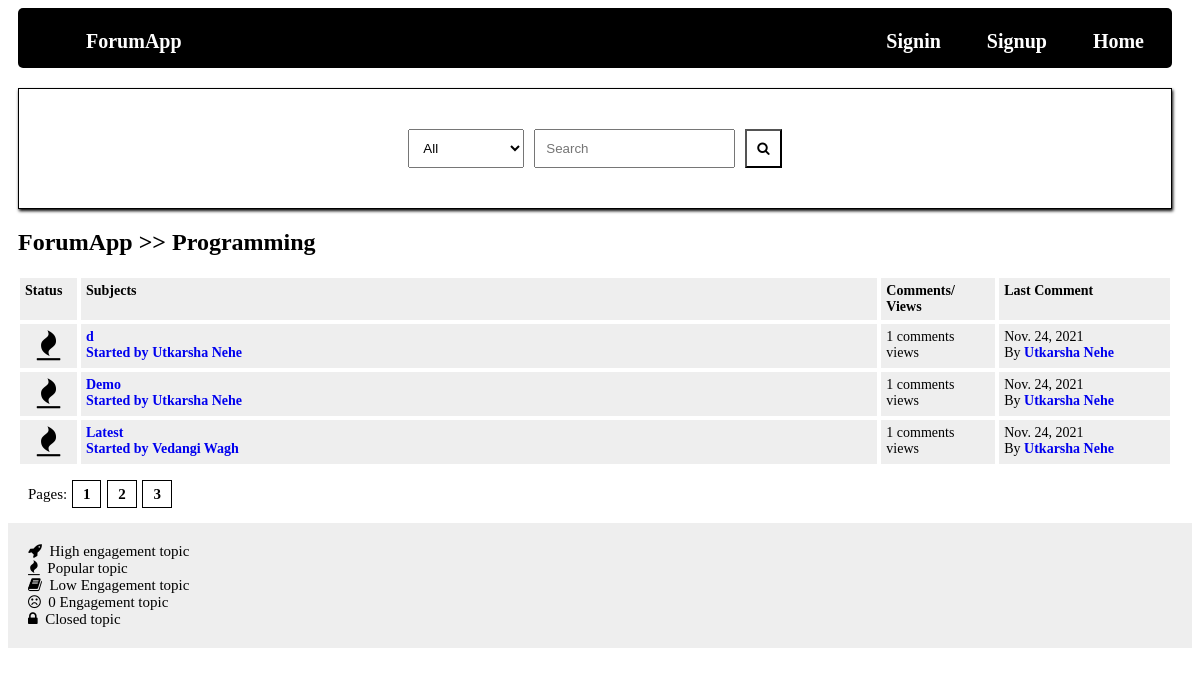
The app's page /posts/programming/, older data.
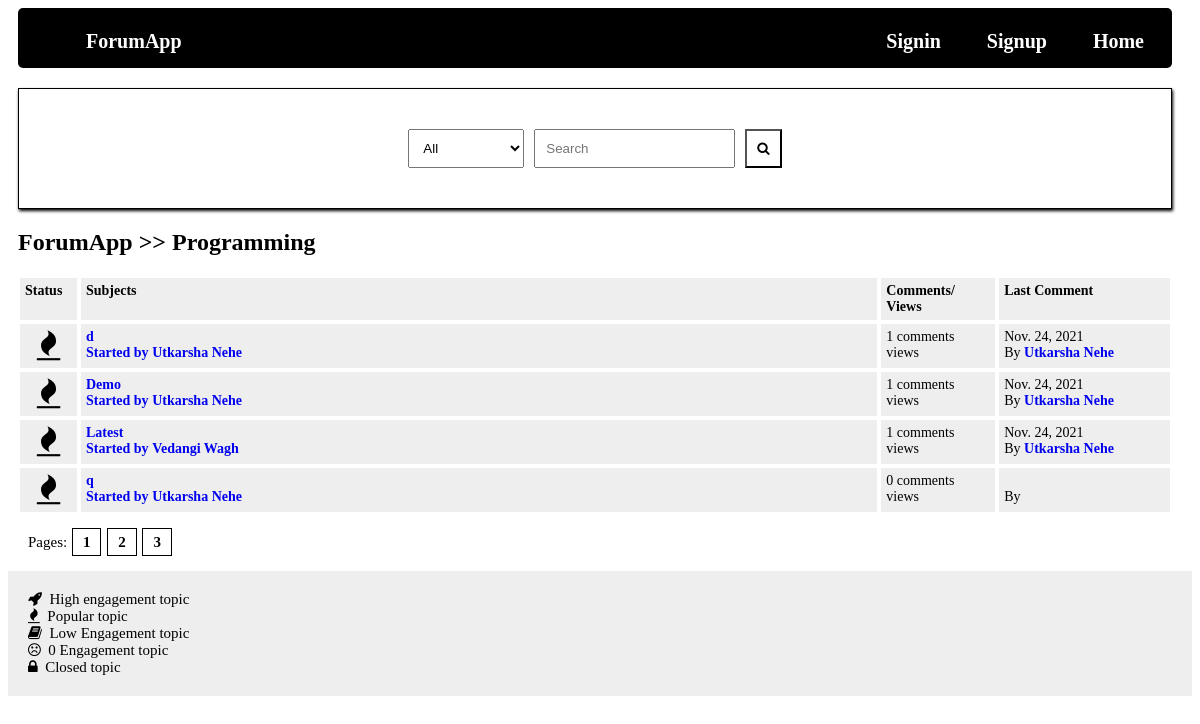
The same page, newer data.
### online_forum/models.py (models this page shows, shortened)
class Category(models.Model):
    title = models.CharField(max_length=100)
    slug = models.SlugField(max_length=200, unique=True, blank=True)
    description = models.TextField(default="Description")
    class Meta:
        verbose_name_plural = "Categories"
    def get_url(self):
        return reverse("posts", kwargs={
            'slug': self.slug
        })

class Post(models.Model):
    title = models.CharField(max_length=1000)
    slug = models.SlugField(max_length=1500, unique=True, blank=True)
    author = models.ForeignKey(Author, on_delete=models.CASCADE)
    content = HTMLField()
    categories = models.ManyToManyField(Category)
    timestamp = models.DateTimeField(auto_now_add=True)
    approved = models.BooleanField(default=False)
    hit_count_generic = GenericRelation(HitCount, object_id_field='object_pk',
                                        related_query_name='hit_count_generic_relation')
    tags = TaggableManager()
    comments = models.ManyToManyField(Comment, blank=True)
    def get_url(self):
        return reverse("post-detail", kwargs={
            'slug': self.slug
        })
    @property
    def number_of_comments(self):
        return self.comments.count()
    @property
    def last_comment(self):
        return self.comments.latest('timestamp')

class Author(models.Model):
    user = models.ForeignKey(User, on_delete=models.CASCADE)
    full_name = models.CharField(max_length=255, blank=True)
    slug = models.SlugField(max_length=512, unique=True, blank=True)
    bio = HTMLField()
    points = models.IntegerField(default=0)
    profile_pic = ResizedImageField(size=[50, 80], quality=100, upload_to='authors', default=None, blank=False)

class Comment(models.Model):
    user = models.ForeignKey(Author, on_delete=models.CASCADE)
    content = models.TextField()
    timestamp = models.DateTimeField(auto_now_add=True)
    replies = models.ManyToManyField(Reply, blank=True)

### online_forum/views.py (the view)
# urls.py: path('posts/<slug>/', views.show_posts, name='posts'),
def show_posts(request, slug):
    category = get_object_or_404(Category, slug=slug)
    posts = Post.objects.filter(approved=True, categories=category)
    context = {
        'posts': posts,
        'forum': category,
    }
    return render(request, 'posts.html', context)

### templates/posts.html
{% extends 'base.html' %}
{% load hitcount_tags %}
{% block content %}
    <div class="container">
        <div class="forum-navigation">
            <span>
                <a href="{% url 'index' %}">ForumApp</a> >>
                <a href="{{ forum.get_url }}">{{ forum.title }}</a>
            </span>
        </div>
        <div class="posts-table">
            <div class="table-heading">
                <div class="status">Status</div>
                <div class="subjects">Subjects</div>
                <div class="replies">Comments/<br/>Views</div>
                <div class="last-reply">Last Comment</div>
            </div>
            <div class="table-body">
                {% for post in posts %}
                <div class="table-row">
                    <div class="status"><i class="fa fa-fire"></i></div>
                    <div class="subjects">
                        <a href="{{ post.get_url }}">{{ post.title }}<br>
                        <span>Started by <b><a href="#">{{ post.author.full_name|title }}</a></b></span>
                    </div>
                    <div class="replies">
                        {{ post.number_of_comments }} comments <br/> {% get_hit_count for post %} views
                    </div>
                    <div class="last-reply">
                        {{ post.last_comment.timestamp|date }}
                        <br/>
                        By <b><a href="#">{{ post.last_comment.user.full_name|title }}</a></b>
                    </div>
                </div>
                {% endfor %}
            </div>
        </div>
    </div>
    <div class="pagination">
        <pagination>
            Pages:
            <a href="#">1</a>
            <a href="#">2</a>
            <a href="#">3</a>
        </pagination>
    </div>
    <div class="status-note">
            <span>
                <i class="fa fa-rocket"></i> &nbsp;High engagement topic
            </span>
            <br/>
            <span>
                <i class="fa fa-fire"></i> &nbsp;Popular topic
            </span>
            <br/>
            <span>
                <i class="fa fa-book"></i> &nbsp;Low Engagement topic
            </span>
            <br/>
            <span>
                <i class="fa fa-frown-o"></i> &nbsp;0 Engagement topic
            </span>
            <br/>
            <span>
                <i class="fa fa-lock"></i> &nbsp;Closed topic
            </span>
            <br/>
        </div>
{% endblock content %}

### templates/base.html (shortened to what this page needs)
{% load static %}
<!DOCTYPE html>
<html lang="en">
    <head>
        <link rel="stylesheet" href="{% static 'style.css' %}">
        <link rel="stylesheet" href="https://cdnjs.cloudflare.com/ajax/libs/font-awesome/4.7.0/css/font-awesome.min.css">
    </head>
    <body>
        <header>
            <div class="navbar">
                <nav class="navigation">
                    <ul class="navbar-list">
                        <li class="navbar-item brand">
                            <a href="{% url 'index' %}">ForumApp</a>
                        </li>
                        <li class="navbar-item">
                            <a href="{% url 'index' %}">Home</a>
                        </li>
                        {% if user.is_authenticated %}
                        <li class="navbar-item">
                            <a href="{% url 'logout' %}">Logout</a>
                        </li>
                        {% else %}
                        <li class="navbar-item">
                            <a href="{% url 'signup' %}">Signup</a>
                        </li>
                        <li class="navbar-item">
                            <a href="{% url 'signin' %}">Signin</a>
                        </li>
                        {% endif %}
                    </ul>
                </nav>
            </div>
            <div class="search-box">
                <select name="search-dropdown" id="search-dropdown">
                    <option value="all">All</option>
                </select>
                <input type="text" name="search-query" id="search-query" placeholder="Search">
                <button><i class="fa fa-search"></i></button>
            </div>
        </header>
        {% block content %}
        {% endblock content %}
    </body>
</html>

### static/style.css (style rules this page uses)
* { box-sizing: border-box; }
html { font-size: 14px; font-family: 'sans-serif'; }
a { font-weight: bolder; text-decoration: none; }
.container { margin-top: 20px; margin-left: 10px; margin-right: 20px; }
header { margin-inline: 10px; }
.navbar { display: flex; align-items: center; }
.navigation { background-color: #000000; padding: 5px; width: 100%; display: inline-block; border-radius: 5px; max-height: 60px; margin-right: 10px; }
.navbar-list { list-style-type: none; overflow: hidden; }
.navbar-item a { float: right; display: block; text-align: center; margin-inline: 20px; font-size: 20px; padding: 3px; color: #FFFFFF; }
.brand { float: left; padding-left: 0px; }
.search-box { border: solid 1px; margin-top: 20px; padding: 40px; display: flex; justify-content: center; box-shadow: 1px 2px 3px #000000; margin-right: 10px; }
.search-box select { padding: 10px; margin-right:10px; }
.search-box input { padding: 10px; margin-right:10px; }
.search-box button { padding: 10px; background-color: #FFFFFF; color: #000000; }
.table-heading { display: flex; }
.table-heading div { padding: 5px; margin: 2px; background-color: #EEEEEE; font-weight: bold; }
.table-heading .status { flex: 5%; }
.table-heading .subjects { flex: 70%; }
.table-heading .replies { flex: 10%; }
.table-heading .last-reply { flex: 15%; }
.table-row { display: flex; }
.table-row .status, .table-row .subjects, .table-row .replies, .table-row .last-reply { padding: 5px; margin: 2px; background-color: #EEEEEE; }
.table-row .status { flex: 5%; font-size: 30px; text-align: center; }
.table-row .subjects { flex: 70%; }
.table-row .replies { flex: 10%; }
.table-row .last-reply { flex: 15%; }
.pagination { padding: 20px; font-size: 15px; }
.pagination a { color: #000000; margin-inline: 1px; padding: 5px 10px; border: solid 0.5px black; }
.forum-navigation { margin-block: 20px; font-weight: bold; font-size: 24px; }
.forum-navigation a { color: #000000; }
.status-note { background-color: #EEEEEE; padding: 20px; display: block; }
.status-note span { font-size: 15px; margin-block: 5px; }

Row changes from the older to the newer data that the page shows:
added Post: title "q", author.full_name "Utkarsha Nehe", number_of_comments "0"
